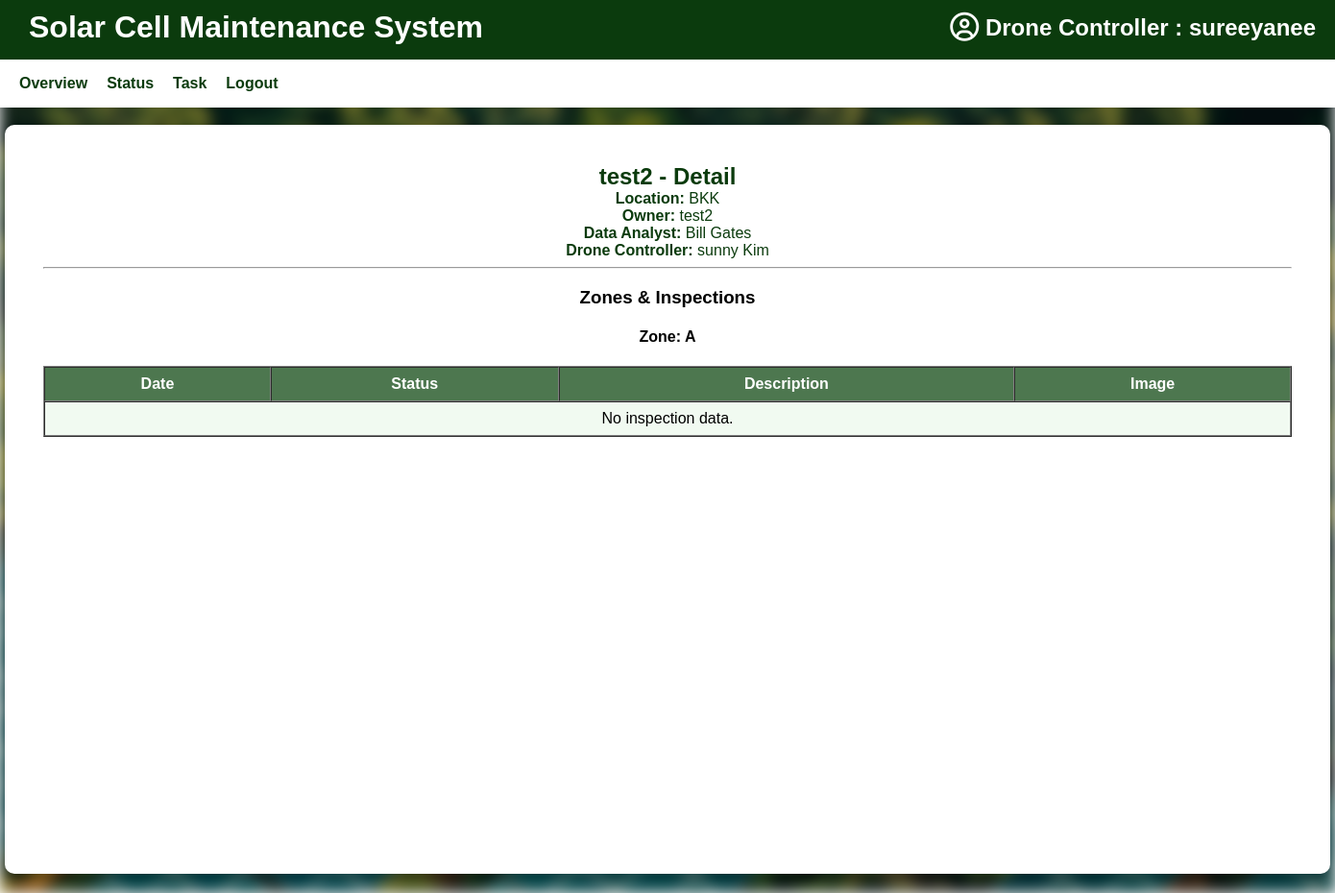
Page /accounts/dashboard/data-analyst/plant/2/ (signed in) on the earlier database version.
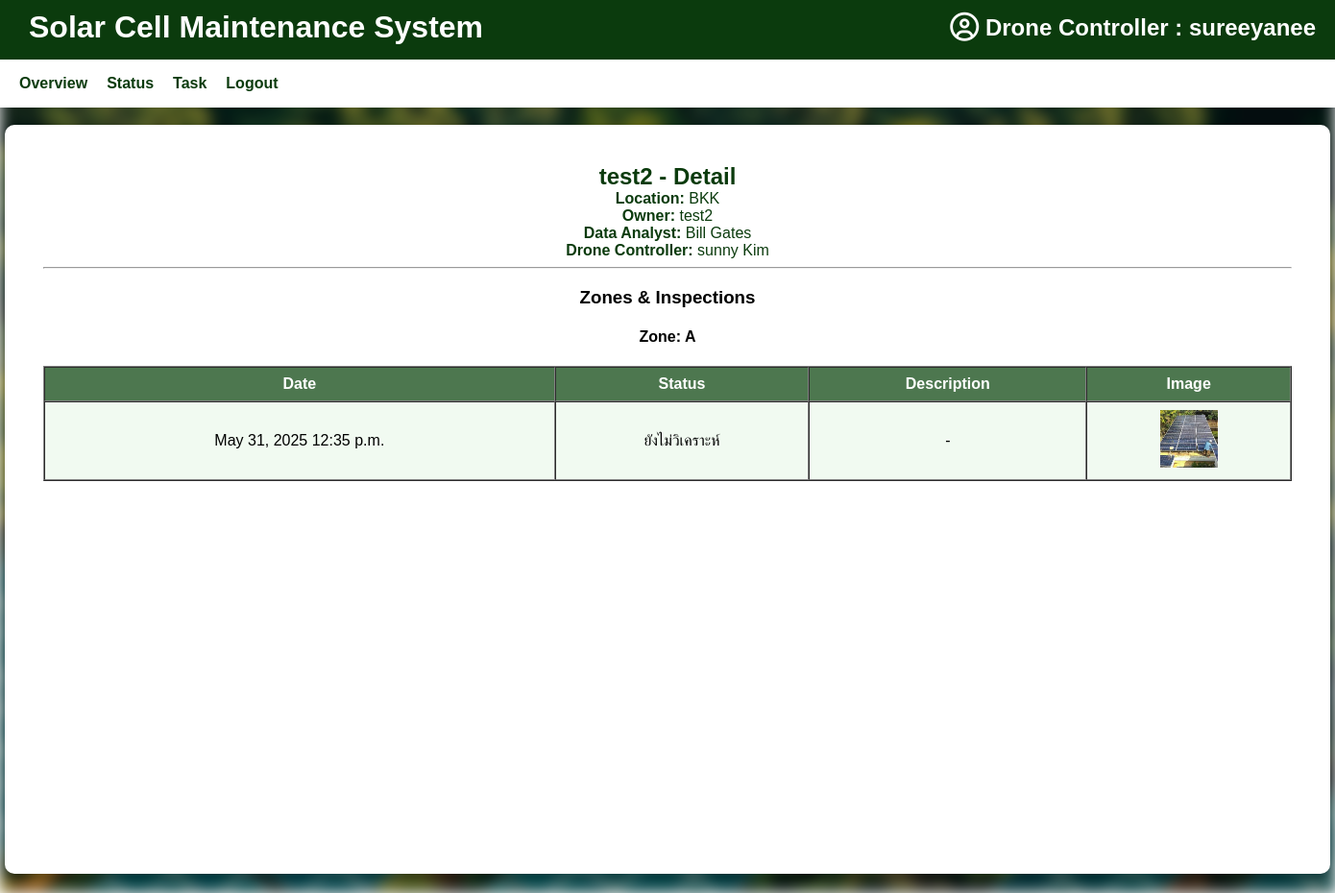
Same page on the later database version.
### accounts/models.py (models this page shows, shortened)
class CustomUser(AbstractUser):
    ROLE_CHOICES = [
        ("site_admin", "Site Admin"),     # ผู้ดูแลเว็บไซต์
        ("plant_owner", "Plant Owner"),
        ("data_analyst", "Data Analyst"),
        ("drone_controller", "Drone Controller"),
    ]
    role = models.CharField(max_length=20, choices=ROLE_CHOICES, default="plant_owner")

### plant/models.py (models this page shows, shortened)
class SolarPlant(models.Model):
    name = models.CharField(max_length=255, verbose_name="ชื่อโรงไฟฟ้า")
    location = models.CharField(max_length=255, verbose_name="ที่ตั้งโรงไฟฟ้า")
    latitude = models.FloatField(verbose_name="ละติจูด", null=True, blank=True)
    longitude = models.FloatField(verbose_name="ลองจิจูด", null=True, blank=True)
    owner = models.ForeignKey(
        settings.AUTH_USER_MODEL,
        on_delete=models.CASCADE,
        related_name='plants',
        verbose_name="เจ้าของโรง"
    )
    installed_capacity_kw = models.DecimalField(
        max_digits=10, decimal_places=2,
        null=True, blank=True,
        verbose_name="กำลังการผลิต (kW)"
    )
    description = models.TextField(blank=True, verbose_name="รายละเอียดเพิ่มเติม")
    created_at = models.DateTimeField(auto_now_add=True)
    data_analyst = models.ForeignKey(
        settings.AUTH_USER_MODEL,
        on_delete=models.SET_NULL,
        null=True, blank=True,
        limit_choices_to={'role': 'data_analyst'},
        related_name='assigned_analyst_plants',
        verbose_name="นักวิเคราะห์ข้อมูล"
    )
    drone_controller = models.ForeignKey(
        settings.AUTH_USER_MODEL,
        on_delete=models.SET_NULL,
        null=True, blank=True,
        limit_choices_to={'role': 'drone_controller'},
        related_name='assigned_drone_plants',
        verbose_name="ผู้ควบคุมโดรน"
    )

class Zone(models.Model):
    plant = models.ForeignKey(SolarPlant, on_delete=models.CASCADE, related_name='zones')
    name = models.CharField(max_length=50, verbose_name="ชื่อโซน")  # เช่น Zone A, B, Main Zone
    class Meta:
        unique_together = ('plant', 'name')

### drone/models.py (models this page shows, shortened)
class DroneInspection(models.Model):
    STATUS_CHOICES = [
        ('pending', 'ยังไม่วิเคราะห์'),
        ('analyzed', 'วิเคราะห์แล้ว'),
        ('issue_found', 'พบปัญหา'),
        ('complete', 'แก้ไขแล้ว'),
    ]
    plant = models.ForeignKey('plant.SolarPlant', on_delete=models.CASCADE)
    zone = models.ForeignKey('plant.Zone', on_delete=models.CASCADE)
    captured_by = models.ForeignKey(settings.AUTH_USER_MODEL, on_delete=models.SET_NULL, null=True)
    image = models.ImageField(upload_to="inspections/")
    description = models.TextField(blank=True)
    captured_date = models.DateField(verbose_name="Image Date", null=True, blank=True)
    captured_time = models.TimeField(verbose_name="Image Time", null=True, blank=True)
    captured_at = models.DateTimeField(auto_now_add=True)
    status = models.CharField(max_length=20, choices=STATUS_CHOICES, default='pending')
    analyzed_by = models.ForeignKey(
        settings.AUTH_USER_MODEL,
        on_delete=models.SET_NULL,
        null=True,
        blank=True,
        related_name='analyzed_inspections'
    )

### accounts/views.py (the view)
# urls.py: path('dashboard/data-analyst/plant/<int:plant_id>/', plant_detail_analyst_view, name='plant_detail_analyst'),
@login_required
def plant_detail_analyst_view(request, plant_id):
    plant = get_object_or_404(SolarPlant, id=plant_id)
    zones = plant.zones.prefetch_related('droneinspection_set')
    return render(request, 'dashboard/plant_detail_analyst.html', {
        'plant': plant,
        'zones': zones,
    })

### templates/dashboard/plant_detail_analyst.html (shortened to what this page needs)
{% extends 'dash.html' %}
{% load static %}
{% block content %}
  <h2>{{ plant.name }} - Detail</h2>
  <p><b>Location:</b> {{ plant.location }}</p>
  <p><b>Owner:</b> {% if plant.owner.first_name or plant.owner.last_name %}{{ plant.owner.first_name }} {{ plant.owner.last_name }}{% else %}{{ plant.owner.username }}{% endif %}</p>
  <p><b>Data Analyst:</b> {% if plant.data_analyst %}{% if plant.data_analyst.first_name or plant.data_analyst.last_name %}{{ plant.data_analyst.first_name }} {{ plant.data_analyst.last_name }}{% else %}{{ plant.data_analyst.username }}{% endif %}{% else %}-{% endif %}</p>
  <p><b>Drone Controller:</b> {% if plant.drone_controller %}{% if plant.drone_controller.first_name or plant.drone_controller.last_name %}{{ plant.drone_controller.first_name }} {{ plant.drone_controller.last_name }}{% else %}{{ plant.drone_controller.username }}{% endif %}{% else %}-{% endif %}</p>
  <hr>
  <h3>Zones & Inspections</h3>
  {% for zone in zones %}
    <div style="margin-bottom: 24px;">
      <h4>Zone: {{ zone.name }}</h4>
      <table border="1" cellpadding="8" cellspacing="0" style="width:100%; background:white; color:black;">
        <thead style="background:#0b3b0d; color:white;">
          <tr>
            <th>Date</th>
            <th>Status</th>
            <th>Description</th>
            <th>Image</th>
          </tr>
        </thead>
        <tbody>
          {% for insp in zone.droneinspection_set.all|dictsortreversed:"captured_at" %}
            <tr>
              <td>{{ insp.captured_date }} {{ insp.captured_time }}</td>
              <td>{{ insp.get_status_display }}</td>
              <td>{{ insp.description|default:"-" }}</td>
              <td>
                {% if insp.image %}
                  <a href="{{ insp.image.url }}" target="_blank"><img src="{{ insp.image.url }}" style="height:60px;"></a>
                {% else %}-{% endif %}
              </td>
            </tr>
          {% empty %}
            <tr><td colspan="4">No inspection data.</td></tr>
          {% endfor %}
        </tbody>
      </table>
    </div>
  {% endfor %}
{% endblock %}

### templates/dash.html (shortened to what this page needs)
{% load static %}
<!DOCTYPE html>
<html lang="en">
<head>
    <link rel="stylesheet" href="{% static 'css/style.css' %}">
    <link rel="stylesheet" href="https://cdnjs.cloudflare.com/ajax/libs/font-awesome/6.5.0/css/all.min.css">
</head>
<body class="dash">
    <header>
    <div class="header-top">
        <h1>Solar Cell Maintenance System</h1>
        <h2 class="user-info" style="position: absolute; top: 15px; right: 20px; font-weight: bold; color: white;">
            <i class="fa-regular fa-circle-user fa-lg" style="color: #ffffff;"></i> {{ request.user.get_role_display|default:request.user.role|capfirst }} : {{ request.user.username }}
        </h2>
    </div>
    {% block navbar %}
    <nav class="navbar">
        {% if request.user.role == 'plant_owner' %}
            {% include 'navbars/navbar_plant_owner.html' %}
        {% elif request.user.role == 'data_analyst' %}
            {% include 'navbars/navbar_data_analyst.html' %}
        {% elif request.user.role == 'drone_controller' %}
            {% include 'navbars/navbar_drone_controller.html' %}
        {% endif %}
    </nav>
    {% endblock %}
    </header>
    <div class="{% block class_name %}dash-container{% endblock %}">
        {% block content %}
        {% endblock %}
    </div>
</body>
</html>

### templates/navbars/navbar_drone_controller.html
<ul class="menu">
    <li>
        <a href="{% url 'drone_controller_dashboard' %}"
           class="green-link {% if request.resolver_match.url_name == 'drone_controller_dashboard' %}active{% endif %}">
            Overview
        </a>
    </li>
    <li>
        <a href="{% url 'drone_status' %}"
           class="{% if request.resolver_match.url_name == 'drone_status' %}active{% endif %}">
            Status
        </a>
    </li>
    <li>
        <a href="{% url 'drone_tasks' %}" class="{% if request.resolver_match.url_name == 'drone_tasks' %}active{% endif %}">
            Task
        </a>
    </li>
    <li>
        <a href="{% url 'logout_page' %}" class="green-link">
            Logout
        </a>
    </li>
</ul>

### static/css/style.css (style rules this page uses)
body.dash { position: relative; margin: 0; padding: 0; min-height: 100vh; font-family: 'Arial', sans-serif; }
body.dash::before { content: ''; position: fixed; pointer-events: none; top: 0; left: 0; width: 100%; height: 100%; background-image: url("/static/images/solar-bg.jpg"); background-size: cover; background-position: center; background-repeat: no-repeat; filter: blur(8px) brightness(0.7); z-index: -1; }
.dash header { background-color: rgb(11, 59, 13); display: flex; flex-direction: column; align-items: stretch; padding: 0; position: fixed; top: 0; left: 0; width: 100%; z-index: 1000; box-shadow: 0px 2px 5px rgba(0, 0, 0, 0.1); }
.header-top { display: flex; justify-content: space-between; align-items: center; padding: 10px 30px; background-color: rgb(11, 59, 13); color: white; }
.menu { list-style: none; display: flex; justify-content: center; gap: 20px; padding: 10px 0; background-color: #ffffff; }
.menu li a { color: #0b3b0d; text-decoration: none; font-weight: bold; }
.navbar { background-color: rgb(255, 255, 255); color: rgb(11, 59, 13); display: flex; justify-content: flex-start; padding: 5px 20px; align-items: center; margin: 0; position: relative; top: 5px; width: 100%; height: 40px; }
.dash-container { width: 1300px; height: 700px; background: rgb(255, 255, 255); padding: 40px; border-radius: 10px; text-align: center; margin: 130px auto 40px auto; box-shadow: 0 4px 10px rgba(0, 0, 0, 0.2); overflow: auto; }
.dash h1 { color: rgb(255, 255, 255); margin: 0; }
.dash h2 { color: rgb(11, 59, 13); margin: 0; }
.dash p { color: rgb(11, 59, 13); margin: 0; }
.green-link { color: rgb(11, 59, 13); text-decoration: none; }
table tr:nth-child(odd) { background-color: #d4f0d454; }
td, th { text-align: center; vertical-align: middle; }

Differences in the rows shown:
shown differently, row unchanged: Zone: no longer shows "No inspection data."
added DroneInspection: captured_date "May 31, 2025", captured_time "12:35 p.m.", status "ยังไม่วิเคราะห์", description "-", image (picture)
